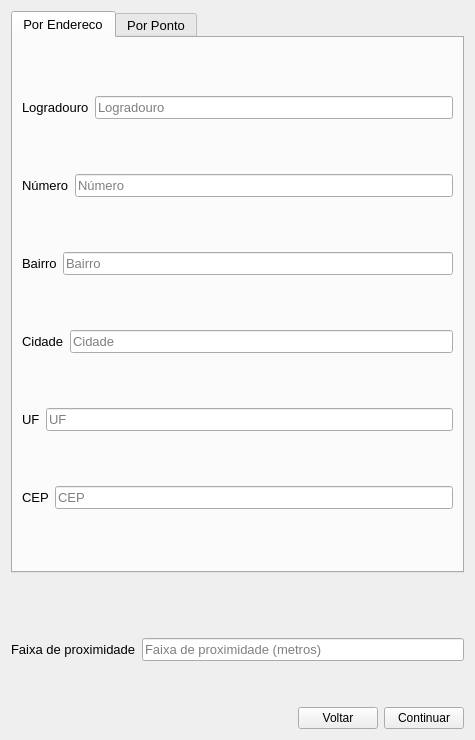
<?xml version="1.0" encoding="UTF-8"?>
<ui version="4.0">
 <class>Form</class>
 <widget class="QWidget" name="Form">
  <property name="geometry">
   <rect>
    <x>0</x>
    <y>0</y>
    <width>475</width>
    <height>740</height>
   </rect>
  </property>
  <property name="windowTitle">
   <string>Sobreposição através de um endereço ou ponto</string>
  </property>
  <layout class="QVBoxLayout" name="verticalLayout_3">
   <item>
    <widget class="QTabWidget" name="tabWidget">
     <property name="font">
      <font>
       <pointsize>10</pointsize>
      </font>
     </property>
     <property name="currentIndex">
      <number>0</number>
     </property>
     <widget class="QWidget" name="tab">
      <attribute name="title">
       <string>Por Endereco</string>
      </attribute>
      <layout class="QVBoxLayout" name="verticalLayout">
       <item>
        <layout class="QHBoxLayout" name="horizontalLayout_2">
         <item>
          <widget class="QLabel" name="label">
           <property name="text">
            <string>Logradouro</string>
           </property>
          </widget>
         </item>
         <item>
          <widget class="QLineEdit" name="txt_logradouro">
           <property name="font">
            <font>
             <pointsize>10</pointsize>
            </font>
           </property>
           <property name="accessibleName">
            <string/>
           </property>
           <property name="layoutDirection">
            <enum>Qt::LeftToRight</enum>
           </property>
           <property name="inputMask">
            <string/>
           </property>
           <property name="text">
            <string/>
           </property>
           <property name="frame">
            <bool>true</bool>
           </property>
           <property name="placeholderText">
            <string>Logradouro</string>
           </property>
           <property name="cursorMoveStyle">
            <enum>Qt::LogicalMoveStyle</enum>
           </property>
          </widget>
         </item>
        </layout>
       </item>
       <item>
        <layout class="QHBoxLayout" name="horizontalLayout_3">
         <item>
          <widget class="QLabel" name="label_2">
           <property name="text">
            <string>Número</string>
           </property>
          </widget>
         </item>
         <item>
          <widget class="QLineEdit" name="txt_numero">
           <property name="font">
            <font>
             <pointsize>10</pointsize>
            </font>
           </property>
           <property name="accessibleName">
            <string/>
           </property>
           <property name="layoutDirection">
            <enum>Qt::LeftToRight</enum>
           </property>
           <property name="inputMask">
            <string/>
           </property>
           <property name="text">
            <string/>
           </property>
           <property name="frame">
            <bool>true</bool>
           </property>
           <property name="placeholderText">
            <string>Número</string>
           </property>
           <property name="cursorMoveStyle">
            <enum>Qt::LogicalMoveStyle</enum>
           </property>
          </widget>
         </item>
        </layout>
       </item>
       <item>
        <layout class="QHBoxLayout" name="horizontalLayout_4">
         <item>
          <widget class="QLabel" name="label_3">
           <property name="text">
            <string>Bairro</string>
           </property>
          </widget>
         </item>
         <item>
          <widget class="QLineEdit" name="txt_bairro">
           <property name="placeholderText">
            <string>Bairro</string>
           </property>
          </widget>
         </item>
        </layout>
       </item>
       <item>
        <layout class="QHBoxLayout" name="horizontalLayout_6">
         <item>
          <widget class="QLabel" name="label_4">
           <property name="text">
            <string>Cidade</string>
           </property>
          </widget>
         </item>
         <item>
          <widget class="QLineEdit" name="txt_cidade">
           <property name="font">
            <font>
             <pointsize>10</pointsize>
            </font>
           </property>
           <property name="accessibleName">
            <string/>
           </property>
           <property name="layoutDirection">
            <enum>Qt::LeftToRight</enum>
           </property>
           <property name="inputMask">
            <string/>
           </property>
           <property name="text">
            <string/>
           </property>
           <property name="frame">
            <bool>true</bool>
           </property>
           <property name="placeholderText">
            <string>Cidade</string>
           </property>
           <property name="cursorMoveStyle">
            <enum>Qt::LogicalMoveStyle</enum>
           </property>
          </widget>
         </item>
        </layout>
       </item>
       <item>
        <layout class="QHBoxLayout" name="horizontalLayout">
         <item>
          <widget class="QLabel" name="label_5">
           <property name="text">
            <string>UF</string>
           </property>
          </widget>
         </item>
         <item>
          <widget class="QLineEdit" name="txt_uf">
           <property name="font">
            <font>
             <pointsize>10</pointsize>
            </font>
           </property>
           <property name="accessibleName">
            <string/>
           </property>
           <property name="layoutDirection">
            <enum>Qt::LeftToRight</enum>
           </property>
           <property name="inputMask">
            <string/>
           </property>
           <property name="text">
            <string/>
           </property>
           <property name="frame">
            <bool>true</bool>
           </property>
           <property name="placeholderText">
            <string>UF</string>
           </property>
           <property name="cursorMoveStyle">
            <enum>Qt::LogicalMoveStyle</enum>
           </property>
          </widget>
         </item>
        </layout>
       </item>
       <item>
        <layout class="QHBoxLayout" name="horizontalLayout_7">
         <item>
          <widget class="QLabel" name="label_6">
           <property name="text">
            <string>CEP</string>
           </property>
          </widget>
         </item>
         <item>
          <widget class="QLineEdit" name="txt_cep">
           <property name="font">
            <font>
             <pointsize>10</pointsize>
            </font>
           </property>
           <property name="placeholderText">
            <string>CEP</string>
           </property>
          </widget>
         </item>
        </layout>
       </item>
      </layout>
     </widget>
     <widget class="QWidget" name="tab_2">
      <attribute name="title">
       <string>Por Ponto</string>
      </attribute>
      <layout class="QVBoxLayout" name="verticalLayout_2">
       <item>
        <layout class="QHBoxLayout" name="horizontalLayout_9">
         <item>
          <widget class="QLabel" name="label_8">
           <property name="text">
            <string>Longitude</string>
           </property>
          </widget>
         </item>
         <item>
          <widget class="QLineEdit" name="txt_lon">
           <property name="font">
            <font>
             <pointsize>10</pointsize>
            </font>
           </property>
           <property name="accessibleName">
            <string/>
           </property>
           <property name="layoutDirection">
            <enum>Qt::LeftToRight</enum>
           </property>
           <property name="inputMask">
            <string/>
           </property>
           <property name="text">
            <string/>
           </property>
           <property name="frame">
            <bool>true</bool>
           </property>
           <property name="placeholderText">
            <string>longitude</string>
           </property>
           <property name="cursorMoveStyle">
            <enum>Qt::LogicalMoveStyle</enum>
           </property>
          </widget>
         </item>
        </layout>
       </item>
       <item>
        <layout class="QHBoxLayout" name="horizontalLayout_10">
         <item>
          <widget class="QLabel" name="label_9">
           <property name="text">
            <string>Latitude</string>
           </property>
          </widget>
         </item>
         <item>
          <widget class="QLineEdit" name="txt_lat">
           <property name="font">
            <font>
             <pointsize>10</pointsize>
            </font>
           </property>
           <property name="accessibleName">
            <string/>
           </property>
           <property name="layoutDirection">
            <enum>Qt::LeftToRight</enum>
           </property>
           <property name="inputMask">
            <string/>
           </property>
           <property name="text">
            <string/>
           </property>
           <property name="frame">
            <bool>true</bool>
           </property>
           <property name="placeholderText">
            <string>latitude</string>
           </property>
           <property name="cursorMoveStyle">
            <enum>Qt::LogicalMoveStyle</enum>
           </property>
          </widget>
         </item>
        </layout>
       </item>
       <item>
        <layout class="QHBoxLayout" name="horizontalLayout_12">
         <item>
          <widget class="QLabel" name="label_11">
           <property name="font">
            <font>
             <pointsize>10</pointsize>
            </font>
           </property>
           <property name="text">
            <string>Sistema de coordenadas</string>
           </property>
          </widget>
         </item>
         <item>
          <widget class="QLineEdit" name="txt_epsg">
           <property name="text">
            <string/>
           </property>
           <property name="placeholderText">
            <string>Ex: 31982</string>
           </property>
          </widget>
         </item>
        </layout>
       </item>
      </layout>
     </widget>
    </widget>
   </item>
   <item>
    <spacer name="horizontalSpacer_3">
     <property name="orientation">
      <enum>Qt::Horizontal</enum>
     </property>
     <property name="sizeHint" stdset="0">
      <size>
       <width>40</width>
       <height>20</height>
      </size>
     </property>
    </spacer>
   </item>
   <item>
    <spacer name="horizontalSpacer">
     <property name="orientation">
      <enum>Qt::Horizontal</enum>
     </property>
     <property name="sizeHint" stdset="0">
      <size>
       <width>40</width>
       <height>20</height>
      </size>
     </property>
    </spacer>
   </item>
   <item>
    <spacer name="horizontalSpacer_16">
     <property name="orientation">
      <enum>Qt::Horizontal</enum>
     </property>
     <property name="sizeHint" stdset="0">
      <size>
       <width>385</width>
       <height>19</height>
      </size>
     </property>
    </spacer>
   </item>
   <item>
    <layout class="QHBoxLayout" name="horizontalLayout_8">
     <item>
      <widget class="QLabel" name="label_7">
       <property name="font">
        <font>
         <pointsize>10</pointsize>
        </font>
       </property>
       <property name="text">
        <string>Faixa de proximidade</string>
       </property>
      </widget>
     </item>
     <item>
      <widget class="QLineEdit" name="txt_aproximacao">
       <property name="font">
        <font>
         <pointsize>10</pointsize>
        </font>
       </property>
       <property name="accessibleName">
        <string/>
       </property>
       <property name="layoutDirection">
        <enum>Qt::LeftToRight</enum>
       </property>
       <property name="inputMask">
        <string/>
       </property>
       <property name="text">
        <string/>
       </property>
       <property name="frame">
        <bool>true</bool>
       </property>
       <property name="placeholderText">
        <string>Faixa de proximidade (metros)</string>
       </property>
       <property name="cursorMoveStyle">
        <enum>Qt::LogicalMoveStyle</enum>
       </property>
      </widget>
     </item>
    </layout>
   </item>
   <item>
    <spacer name="horizontalSpacer_2">
     <property name="orientation">
      <enum>Qt::Horizontal</enum>
     </property>
     <property name="sizeHint" stdset="0">
      <size>
       <width>40</width>
       <height>20</height>
      </size>
     </property>
    </spacer>
   </item>
   <item>
    <spacer name="horizontalSpacer_7">
     <property name="orientation">
      <enum>Qt::Horizontal</enum>
     </property>
     <property name="sizeHint" stdset="0">
      <size>
       <width>40</width>
       <height>20</height>
      </size>
     </property>
    </spacer>
   </item>
   <item>
    <layout class="QHBoxLayout" name="horizontalLayout_5">
     <item>
      <spacer name="horizontalSpacer_4">
       <property name="orientation">
        <enum>Qt::Horizontal</enum>
       </property>
       <property name="sizeHint" stdset="0">
        <size>
         <width>40</width>
         <height>20</height>
        </size>
       </property>
      </spacer>
     </item>
     <item>
      <widget class="QPushButton" name="btn_voltar">
       <property name="text">
        <string>Voltar</string>
       </property>
      </widget>
     </item>
     <item>
      <widget class="QPushButton" name="btn_continuar">
       <property name="text">
        <string>Continuar</string>
       </property>
      </widget>
     </item>
    </layout>
   </item>
  </layout>
 </widget>
 <resources/>
 <connections/>
</ui>
